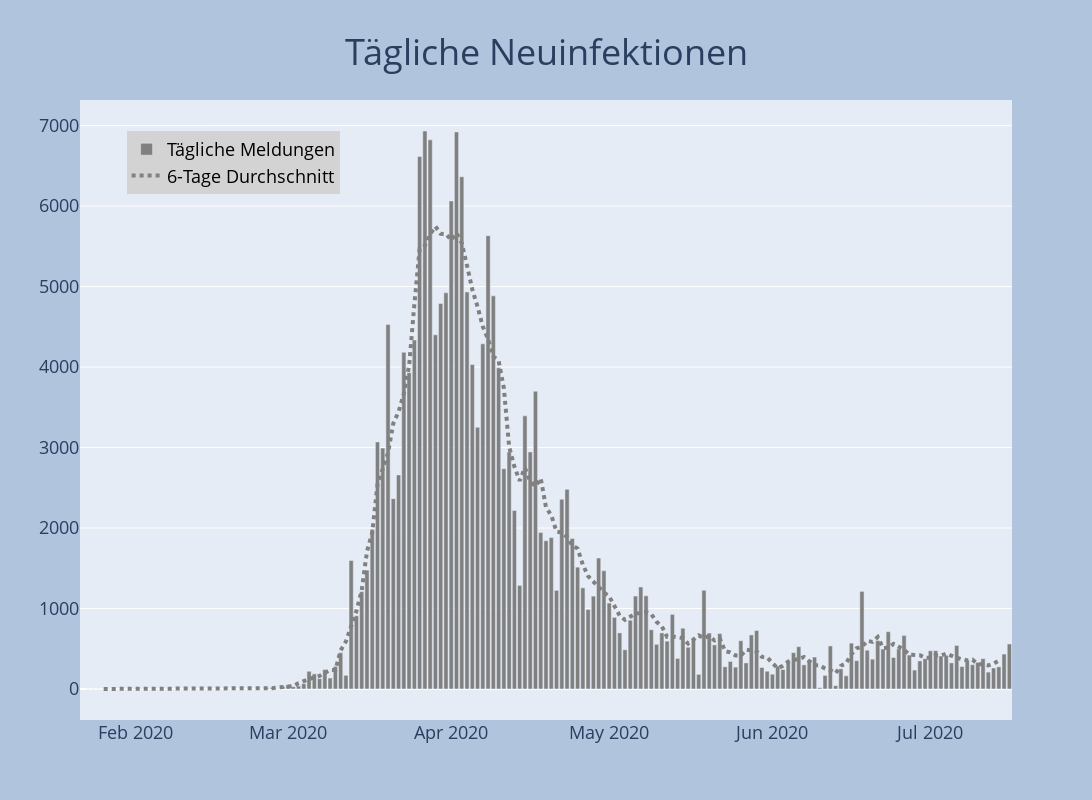

The notebook cell this image was saved under:
### Code cell
fig = go.Figure()
fig.add_trace(go.Bar(x=df.datum, y=df.neu_infiziert, marker_color='grey',name='Tägliche Meldungen'))
fig.add_trace(go.Scatter(x=df.datum, y=df.neu_mean,line=dict(color='grey', width=4, dash='dot'), name='6-Tage Durchschnitt'))
fig = plot_layout(fig, 'Tägliche Neuinfektionen')
fig.show()

### Figure 1 — Plotly figure (JSON) as saved in the notebook; plotly's stock layout.template omitted (floating-point values rounded to 4 significant figures; data arrays with more than 128 entries replaced by an {"elided": "..."} marker saying what was removed)
{"data": [{"marker": {"color": "grey"}, "name": "Tägliche Meldungen", "type": "bar", "x": {"elided": "177 str values"}, "y": {"elided": "177 int values"}}, {"line": {"color": "grey", "dash": "dot", "width": 4}, "name": "6-Tage Durchschnitt", "type": "scatter", "x": {"elided": "177 str values"}, "y": {"elided": "177 float values"}}], "layout": {"autosize": false, "height": 800, "hovermode": "x", "legend": {"bgcolor": "lightgray", "font": {"color": "black", "size": 18}, "x": 0.05, "y": 0.95}, "paper_bgcolor": "LightSteelBlue", "title": {"font": {"size": 36}, "text": "Tägliche Neuinfektionen", "x": 0.5, "xanchor": "center", "y": 0.95}, "width": 1600, "xaxis": {"tickfont": {"size": 18}}, "yaxis": {"tickfont": {"size": 18}}}}
